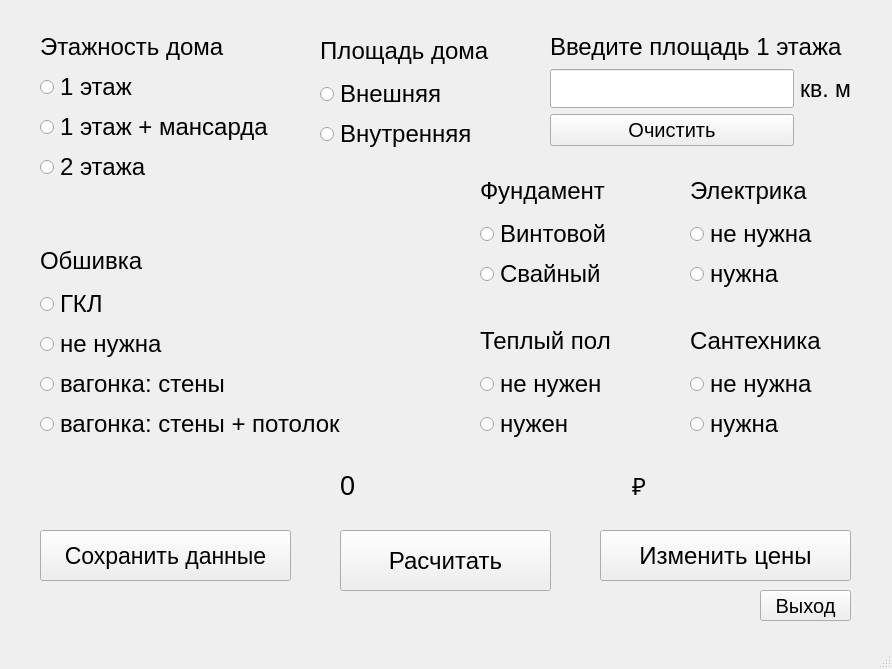
<?xml version="1.0" encoding="UTF-8"?>
<ui version="4.0">
 <class>Main_Window_1</class>
 <widget class="QMainWindow" name="Main_Window_1">
  <property name="geometry">
   <rect>
    <x>0</x>
    <y>0</y>
    <width>892</width>
    <height>669</height>
   </rect>
  </property>
  <property name="cursor">
   <cursorShape>ArrowCursor</cursorShape>
  </property>
  <property name="windowTitle">
   <string>Main_Window_1</string>
  </property>
  <widget class="QWidget" name="centralwidget">
   <widget class="QWidget" name="verticalLayoutWidget">
    <property name="geometry">
     <rect>
      <x>40</x>
      <y>30</y>
      <width>241</width>
      <height>154</height>
     </rect>
    </property>
    <property name="font">
     <font>
      <pointsize>18</pointsize>
     </font>
    </property>
    <layout class="QVBoxLayout" name="floor_house">
     <item>
      <widget class="QLabel" name="label_floor">
       <property name="font">
        <font>
         <pointsize>18</pointsize>
        </font>
       </property>
       <property name="text">
        <string>Этажность дома</string>
       </property>
      </widget>
     </item>
     <item>
      <widget class="QRadioButton" name="floor_1_rb">
       <property name="font">
        <font>
         <pointsize>18</pointsize>
        </font>
       </property>
       <property name="text">
        <string>1 этаж</string>
       </property>
       <property name="autoRepeat">
        <bool>false</bool>
       </property>
      </widget>
     </item>
     <item>
      <widget class="QRadioButton" name="floor_1_attic_rb">
       <property name="font">
        <font>
         <pointsize>18</pointsize>
        </font>
       </property>
       <property name="text">
        <string>1 этаж + мансарда</string>
       </property>
      </widget>
     </item>
     <item>
      <widget class="QRadioButton" name="floor_2_rb">
       <property name="font">
        <font>
         <pointsize>18</pointsize>
        </font>
       </property>
       <property name="text">
        <string>2 этажа</string>
       </property>
      </widget>
     </item>
    </layout>
   </widget>
   <widget class="QWidget" name="verticalLayoutWidget_2">
    <property name="geometry">
     <rect>
      <x>320</x>
      <y>30</y>
      <width>171</width>
      <height>121</height>
     </rect>
    </property>
    <layout class="QVBoxLayout" name="the_area_of_the_house">
     <item>
      <widget class="QLabel" name="label_area_house">
       <property name="font">
        <font>
         <pointsize>18</pointsize>
        </font>
       </property>
       <property name="text">
        <string>Площадь дома</string>
       </property>
      </widget>
     </item>
     <item>
      <widget class="QRadioButton" name="external_area_rb">
       <property name="font">
        <font>
         <pointsize>18</pointsize>
        </font>
       </property>
       <property name="text">
        <string>Внешняя</string>
       </property>
      </widget>
     </item>
     <item>
      <widget class="QRadioButton" name="internal_area">
       <property name="font">
        <font>
         <pointsize>18</pointsize>
        </font>
       </property>
       <property name="text">
        <string>Внутренняя</string>
       </property>
      </widget>
     </item>
    </layout>
   </widget>
   <widget class="QWidget" name="verticalLayoutWidget_4">
    <property name="geometry">
     <rect>
      <x>480</x>
      <y>170</y>
      <width>163</width>
      <height>121</height>
     </rect>
    </property>
    <layout class="QVBoxLayout" name="foundation">
     <item>
      <widget class="QLabel" name="label_foundation">
       <property name="font">
        <font>
         <pointsize>18</pointsize>
        </font>
       </property>
       <property name="text">
        <string>Фундамент</string>
       </property>
      </widget>
     </item>
     <item>
      <widget class="QRadioButton" name="screw_foundation_rb">
       <property name="font">
        <font>
         <pointsize>18</pointsize>
        </font>
       </property>
       <property name="text">
        <string>Винтовой</string>
       </property>
      </widget>
     </item>
     <item>
      <widget class="QRadioButton" name="piled_foundation_rb">
       <property name="font">
        <font>
         <pointsize>18</pointsize>
        </font>
       </property>
       <property name="text">
        <string>Свайный</string>
       </property>
      </widget>
     </item>
    </layout>
   </widget>
   <widget class="QWidget" name="verticalLayoutWidget_5">
    <property name="geometry">
     <rect>
      <x>690</x>
      <y>320</y>
      <width>163</width>
      <height>121</height>
     </rect>
    </property>
    <layout class="QVBoxLayout" name="plumbing">
     <item>
      <widget class="QLabel" name="label_plumbing">
       <property name="font">
        <font>
         <pointsize>18</pointsize>
        </font>
       </property>
       <property name="text">
        <string>Сантехника</string>
       </property>
      </widget>
     </item>
     <item>
      <widget class="QRadioButton" name="no_plumbing_rb">
       <property name="font">
        <font>
         <pointsize>18</pointsize>
        </font>
       </property>
       <property name="text">
        <string>не нужна</string>
       </property>
      </widget>
     </item>
     <item>
      <widget class="QRadioButton" name="yes_plumbing_rb">
       <property name="font">
        <font>
         <pointsize>18</pointsize>
        </font>
       </property>
       <property name="text">
        <string>нужна</string>
       </property>
      </widget>
     </item>
    </layout>
   </widget>
   <widget class="QWidget" name="verticalLayoutWidget_6">
    <property name="geometry">
     <rect>
      <x>690</x>
      <y>170</y>
      <width>163</width>
      <height>121</height>
     </rect>
    </property>
    <layout class="QVBoxLayout" name="electrics">
     <item>
      <widget class="QLabel" name="label_electrics">
       <property name="font">
        <font>
         <pointsize>18</pointsize>
        </font>
       </property>
       <property name="text">
        <string>Электрика</string>
       </property>
      </widget>
     </item>
     <item>
      <widget class="QRadioButton" name="no_electrics_rb">
       <property name="font">
        <font>
         <pointsize>18</pointsize>
        </font>
       </property>
       <property name="text">
        <string>не нужна</string>
       </property>
      </widget>
     </item>
     <item>
      <widget class="QRadioButton" name="yes_electrics_rb">
       <property name="font">
        <font>
         <pointsize>18</pointsize>
        </font>
       </property>
       <property name="text">
        <string>нужна</string>
       </property>
      </widget>
     </item>
    </layout>
   </widget>
   <widget class="QWidget" name="verticalLayoutWidget_7">
    <property name="geometry">
     <rect>
      <x>480</x>
      <y>320</y>
      <width>167</width>
      <height>121</height>
     </rect>
    </property>
    <layout class="QVBoxLayout" name="underfloor_heating">
     <item>
      <widget class="QLabel" name="label_underfloor_heating">
       <property name="font">
        <font>
         <pointsize>18</pointsize>
        </font>
       </property>
       <property name="text">
        <string>Теплый пол</string>
       </property>
      </widget>
     </item>
     <item>
      <widget class="QRadioButton" name="no_underfloor_heating_rb">
       <property name="font">
        <font>
         <pointsize>18</pointsize>
        </font>
       </property>
       <property name="text">
        <string>не нужен</string>
       </property>
      </widget>
     </item>
     <item>
      <widget class="QRadioButton" name="yes_underfloor_heating_rb">
       <property name="font">
        <font>
         <pointsize>18</pointsize>
        </font>
       </property>
       <property name="text">
        <string>нужен</string>
       </property>
      </widget>
     </item>
    </layout>
   </widget>
   <widget class="QWidget" name="verticalLayoutWidget_8">
    <property name="geometry">
     <rect>
      <x>40</x>
      <y>240</y>
      <width>331</width>
      <height>201</height>
     </rect>
    </property>
    <property name="font">
     <font>
      <pointsize>18</pointsize>
     </font>
    </property>
    <layout class="QVBoxLayout" name="sheathings">
     <item>
      <widget class="QLabel" name="label_sheathings">
       <property name="font">
        <font>
         <pointsize>18</pointsize>
        </font>
       </property>
       <property name="text">
        <string>Обшивка</string>
       </property>
      </widget>
     </item>
     <item>
      <widget class="QRadioButton" name="gkl_rb">
       <property name="font">
        <font>
         <pointsize>18</pointsize>
        </font>
       </property>
       <property name="text">
        <string>ГКЛ</string>
       </property>
      </widget>
     </item>
     <item>
      <widget class="QRadioButton" name="not_sh_rb">
       <property name="font">
        <font>
         <pointsize>18</pointsize>
        </font>
       </property>
       <property name="text">
        <string>не нужна</string>
       </property>
       <property name="autoRepeat">
        <bool>false</bool>
       </property>
      </widget>
     </item>
     <item>
      <widget class="QRadioButton" name="board_walls">
       <property name="font">
        <font>
         <pointsize>18</pointsize>
        </font>
       </property>
       <property name="text">
        <string>вагонка: стены</string>
       </property>
      </widget>
     </item>
     <item>
      <widget class="QRadioButton" name="board_walls_ceiling">
       <property name="font">
        <font>
         <pointsize>18</pointsize>
        </font>
       </property>
       <property name="text">
        <string>вагонка: стены + потолок</string>
       </property>
      </widget>
     </item>
    </layout>
   </widget>
   <widget class="QPushButton" name="calculate_but">
    <property name="geometry">
     <rect>
      <x>340</x>
      <y>530</y>
      <width>211</width>
      <height>61</height>
     </rect>
    </property>
    <property name="font">
     <font>
      <pointsize>18</pointsize>
      <weight>50</weight>
      <bold>false</bold>
      <kerning>true</kerning>
     </font>
    </property>
    <property name="cursor">
     <cursorShape>PointingHandCursor</cursorShape>
    </property>
    <property name="text">
     <string>Расчитать</string>
    </property>
   </widget>
   <widget class="QPushButton" name="save_data_but">
    <property name="geometry">
     <rect>
      <x>40</x>
      <y>530</y>
      <width>251</width>
      <height>51</height>
     </rect>
    </property>
    <property name="font">
     <font>
      <pointsize>17</pointsize>
     </font>
    </property>
    <property name="text">
     <string>Сохранить данные</string>
    </property>
   </widget>
   <widget class="QPushButton" name="change_prices_but">
    <property name="geometry">
     <rect>
      <x>600</x>
      <y>530</y>
      <width>251</width>
      <height>51</height>
     </rect>
    </property>
    <property name="font">
     <font>
      <pointsize>18</pointsize>
     </font>
    </property>
    <property name="text">
     <string>Изменить цены</string>
    </property>
   </widget>
   <widget class="QWidget" name="gridLayoutWidget">
    <property name="geometry">
     <rect>
      <x>340</x>
      <y>460</y>
      <width>324</width>
      <height>51</height>
     </rect>
    </property>
    <layout class="QGridLayout" name="gridLayout">
     <item row="0" column="3">
      <widget class="QLabel" name="label">
       <property name="font">
        <font>
         <pointsize>18</pointsize>
        </font>
       </property>
       <property name="text">
        <string>₽</string>
       </property>
      </widget>
     </item>
     <item row="0" column="2">
      <widget class="QLabel" name="the_final_prices">
       <property name="font">
        <font>
         <pointsize>20</pointsize>
         <weight>50</weight>
         <bold>false</bold>
        </font>
       </property>
       <property name="text">
        <string>0                                    </string>
       </property>
      </widget>
     </item>
    </layout>
   </widget>
   <widget class="QWidget" name="gridLayoutWidget_2">
    <property name="geometry">
     <rect>
      <x>550</x>
      <y>30</y>
      <width>301</width>
      <height>116</height>
     </rect>
    </property>
    <layout class="QGridLayout" name="enter_the_area_house">
     <item row="2" column="0">
      <widget class="QPushButton" name="pushButton_clear">
       <property name="font">
        <font>
         <pointsize>15</pointsize>
        </font>
       </property>
       <property name="text">
        <string>Очистить</string>
       </property>
      </widget>
     </item>
     <item row="1" column="0">
      <widget class="QLineEdit" name="lineEdit_enter_area">
       <property name="font">
        <font>
         <pointsize>20</pointsize>
        </font>
       </property>
      </widget>
     </item>
     <item row="1" column="1">
      <widget class="QLabel" name="label_2">
       <property name="font">
        <font>
         <pointsize>17</pointsize>
        </font>
       </property>
       <property name="text">
        <string>кв. м</string>
       </property>
      </widget>
     </item>
     <item row="0" column="0" colspan="2">
      <widget class="QLabel" name="label_enter_area">
       <property name="font">
        <font>
         <pointsize>18</pointsize>
        </font>
       </property>
       <property name="text">
        <string>Введите площадь 1 этажа</string>
       </property>
      </widget>
     </item>
    </layout>
   </widget>
   <widget class="QPushButton" name="pushButton_exit">
    <property name="geometry">
     <rect>
      <x>760</x>
      <y>590</y>
      <width>91</width>
      <height>31</height>
     </rect>
    </property>
    <property name="font">
     <font>
      <pointsize>15</pointsize>
     </font>
    </property>
    <property name="text">
     <string>Выход</string>
    </property>
   </widget>
  </widget>
  <widget class="QMenuBar" name="menubar">
   <property name="geometry">
    <rect>
     <x>0</x>
     <y>0</y>
     <width>892</width>
     <height>20</height>
    </rect>
   </property>
  </widget>
  <widget class="QStatusBar" name="statusbar"/>
 </widget>
 <resources/>
 <connections/>
</ui>
